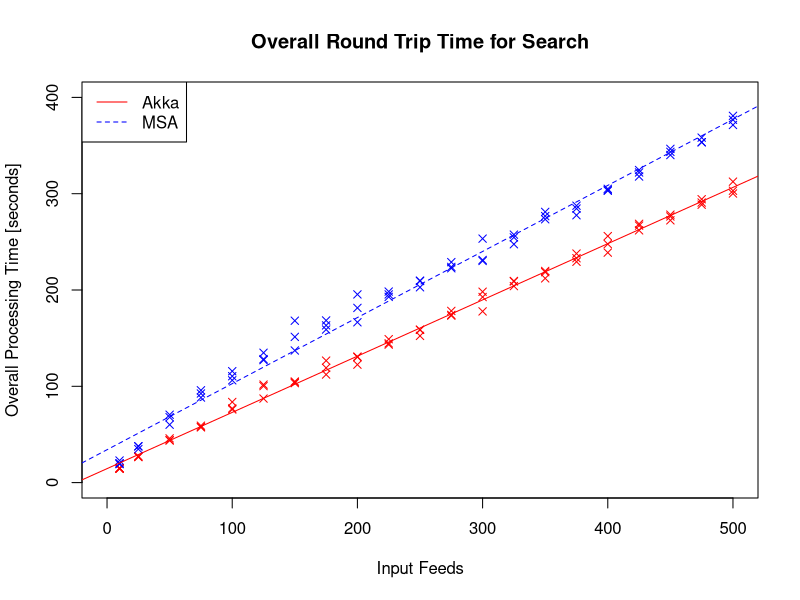
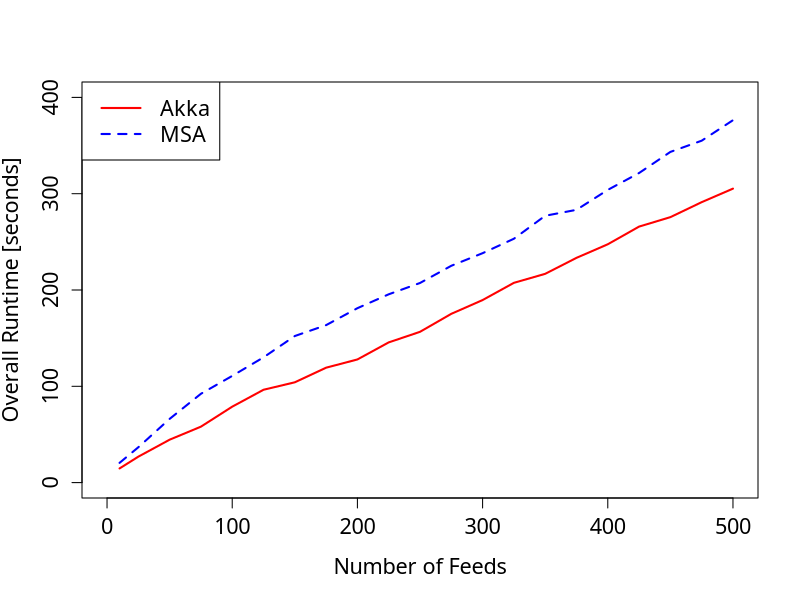
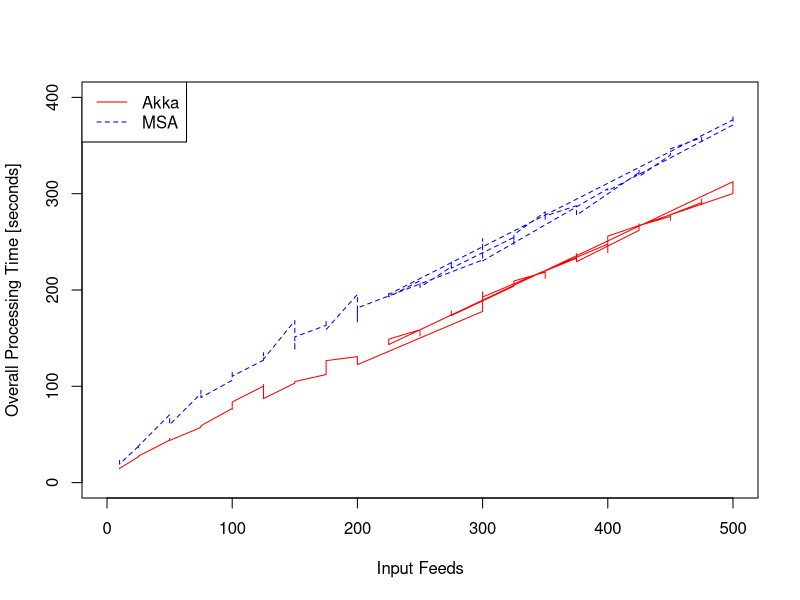

These figures' R source, in order:

quartzFonts(cmu_sans = c("CMU Sans Serif", "CMU Sans Serif Bold", "CMU Sans Serif Oblique", 
                       "CMU Sans Serif BoldOblique"))
quartzFonts(cmu_serif = c("CMU Serif Roman", "CMU Serif Bold", "CMU Serif Italic", 
                         "CMU Serif BoldItalic"))


index_akka_data <- read.table("data/index-akka-rtt-overall.csv", header=T, sep=";");
index_msa_data <- read.table("data/index-msa-rtt-overall.csv", header=T, sep=";");

# change MS to seconds
index_akka_data$overallRT <- index_akka_data$overallRT / 1000
index_msa_data$overallRT <- index_msa_data$overallRT / 1000

#
# This code calculates the mean value for Y if there several datapoints for a given X
# The graph is then different to 
#
index_akka_data$color <- rep("red",nrow(index_akka_data));
index_msa_data$color <- rep("blue",nrow(index_msa_data));

a <- aggregate(index_akka_data$overallRT, list(input_size=index_akka_data$input_size), mean)
b <- aggregate(index_msa_data$overallRT, list(input_size=index_msa_data$input_size), mean)

pdf("out/eval-index-overall.pdf")
#png("out/eval-index-overall.png", width=400, height=350, res=72)

par(family = "cmu_sans")
plot(b$input_size, b$x, 
     type="l", pch=18, col="blue", lty=2, lwd=2,
     cex.axis = 1.3, cex.lab = 1.3,
     xlab = "Number of Feeds", ylab = "Overall Runtime [seconds]",
     #xlab="", ylab="",
     xlim=c(0,500), ylim=c(0, 400))
     #xaxt="n", yaxt="n")
lines(a$input_size, a$x, pch=19, col="red", type="l", lwd=2)	
legend("topleft", legend=c("Akka", "MSA"),
       col=c("red", "blue"), lty=1:2, cex=1.3, lwd=2)

# draw an axis on the left 
#axis(2, at=b$x,labels=b$x, col.axis="red", las=2)

# draw an axis on the bottom 
#axis(1, at=c(0,100,200,300,400,500),labels=c(0,100,200,300,400,500), cex=1.2)

#title(main="My Title", col.main="red", 
#      sub="My Sub-title", col.sub="blue", 
#      xlab="My X label", ylab="My Y label",
#      col.lab="green", cex.lab=1.5)


dev.off();


#
# Plot the data points and draw approximation line
#
x1 <- index_akka_data$input_size;
y1 <- index_akka_data$overallRT;
x1.lm <- lm(y1~x1);

x2 <- index_msa_data$input_size;
y2 <- index_msa_data$overallRT;
x2.lm <- lm(y2~x2);


search_overall_data <- rbind( index_akka_data, index_msa_data);


plot(search_overall_data$input_size,search_overall_data$overallRT, 
     col=search_overall_data$color, 
     pch = 4,
     main = "Overall Round Trip Time for Search",
     xlab = "Input Feeds", ylab = "Overall Processing Time [seconds]",
     xlim=c(0,500), ylim=c(0, 400));
abline(x1.lm, col="red");
abline(x2.lm, col="blue", lty=2);
legend("topleft", legend=c("Akka", "MSA"),
       col=c("red", "blue"), lty=1:2, cex=1)



pdf("eval-index-overall.pdf");

plot(x2, y2, 
     type="l", pch=18, col="blue", lty=2, cex=1.2, 
     xlab = "Input Feeds", ylab = "Overall Processing Time [seconds]",
     xlim=c(0,500), ylim=c(0, 400))
lines(x1, y1, pch=19, col="red", type="l")			   
legend("topleft", legend=c("Akka", "MSA"),
       col=c("red", "blue"), lty=1:2, cex=1)

dev.off();	   


#png("index-overall-eval.png", width = 960, height = 960, units = "px", res=120, pointsize = 12);
pdf("eval-index-overall.pdf");


dev.off();

# Generate some data
#x<-1:10; y1=x*x; y2=2*y1
#plot(x, y1, type="b", pch=19, col="red", xlab="x", ylab="y")
# Add a line
#lines(x, y2, pch=18, col="blue", type="b", lty=2)
# Add a legend
#legend(1, 95, legend=c("Line 1", "Line 2"),
#       col=c("red", "blue"), lty=1:2, cex=0.8)
